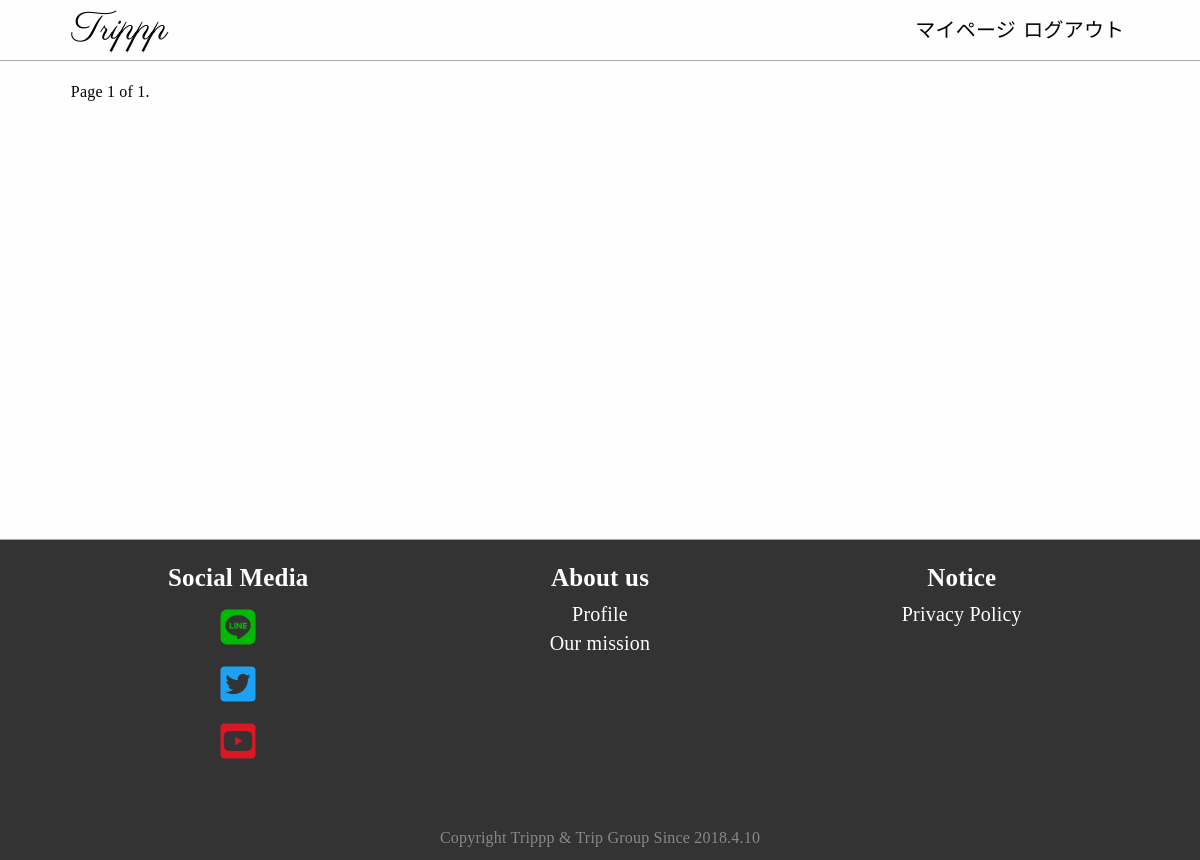
Page /tabilog/post_history/1?page=1/ (signed in) on the earlier database version.
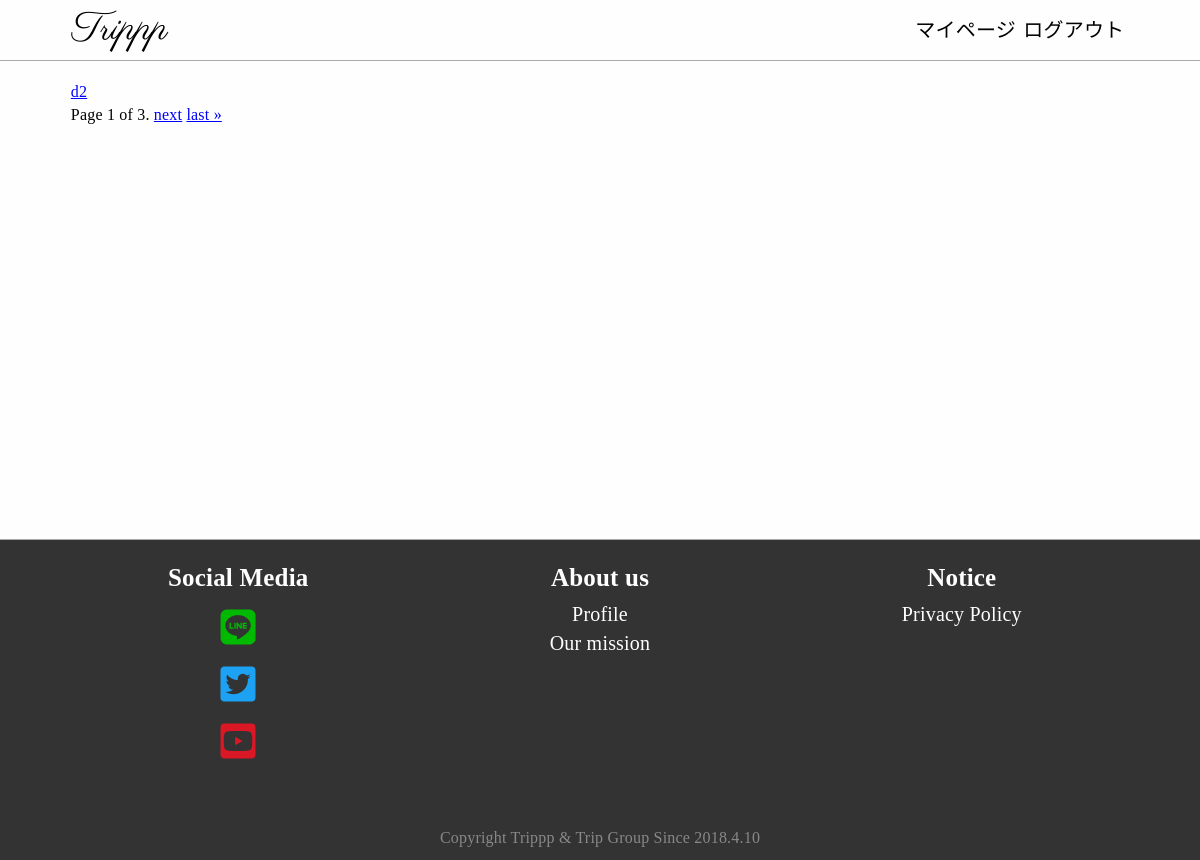
Same page on the later database version.
### tabilog/models.py (models this page shows, shortened)
class tabilog(models.Model):
    title=models.CharField(max_length=100)
    pub_date=models.DateTimeField(default=datetime.now)
    author=models.CharField(max_length=100)
    user_pk=models.IntegerField()
    body=HTMLField("content")

### tabilog/views.py (the view)
# urls.py: path('post_history/<int:user_pk>',views.post_history.as_view(),name="post_history"),
class post_history(UserPassesTestMixin,TemplateView):
    raise_exception = False
    template_name="tabilog/post_history.html"
    def test_func(self):
        user = self.request.user
        return user.pk == self.kwargs['user_pk'] or user.is_superuser
    def get(self, request, user_pk):
        my_post=tabilog.objects.all().filter(user_pk=user_pk)
        paginator=Paginator(my_post,1)
        page = request.GET.get('page')
        tabilog_output=paginator.get_page(page)
        return self.render_to_response({"lists":tabilog_output})

### templates/tabilog/post_history.html (shortened to what this page needs)
{% extends "base.html" %}
{% load static %}
{% block header %}
<link rel="stylesheet" type="text/css" href="{% static 'css/post_history.css' %}">
{% endblock %}
{% block content %}
<div class="content__wrapper__content">
  <div class="content__list">
  {% for list in lists %}
      <a href="/tabilog/articles/{{ list.pk }}">{{ list.title}}</a>
  {% endfor %}
  </div>
  <div class="content__pagination">
      <span class="pagination__step-links">
          <span class="pagination_current">
              Page {{ lists.number }} of {{ lists.paginator.num_pages }}.
          </span>
          {% if lists.has_next %}
              <a href="?page={{ lists.next_page_number }}">next</a>
              <a href="?page={{ lists.paginator.num_pages }}">last &raquo;</a>
          {% endif %}
      </span>
  </div>
</div>
{% endblock %}

Differences in the rows shown:
now on this page (row edited): tabilog: title "d2"
Other differences:
{{ lists.paginator.num_pages }}: "1" → "3"
text now shown: "next last »"
